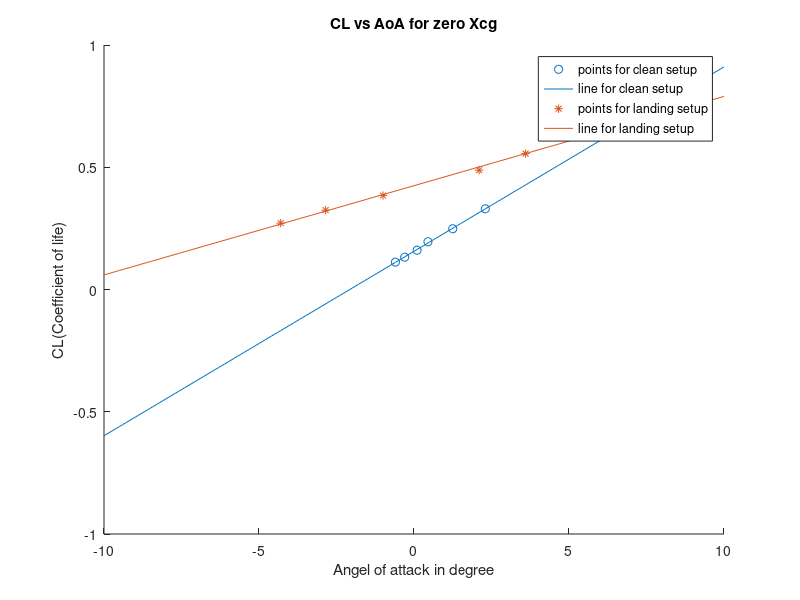

Write the MATLAB code that produced this figure.
clear
clc

%%Zero xcg AOA vs CL
%%cleaAn
rho=1.225;
IAS = [239.2,220.1,199.5,180.9,160.3,139]*0.5144;
MassOfFuel=(3100+[980,976,971.8,968.6,965,959.4]).*0.453592;
WeightOfFuel = MassOfFuel.*9.81;
CL = WeightOfFuel./(0.5.*rho.*IAS.^2.*17.48);
AoA=[-0.6,-0.3,0.1,0.45,1.25,2.3];

p1=polyfit(AoA,CL,1);
scatter(AoA,CL);
range = [-10:0.1:10];
hold on
plot(range,p1(1).*range + p1(2));
%%
%landing
IAS_landing = [108.9,99.3,91,80.6,75.2,69.8]*0.5144;
MassOfFuel_landing = [930,924.8,919,915.6,907.8,903.3];

WeightofFuel_landing = MassOfFuel_landing.*9.81;
CL_landing = WeightofFuel_landing./(0.5.*rho.*IAS_landing.^2.*17.48);
AoA_landing = [-4.3,-2.85,-1,2.1,3.6,5.7];

hold on
scatter(AoA_landing,CL_landing,'*');
p2 = polyfit(AoA_landing,CL_landing,1);
hold on
plot(range,p2(1).*range+p2(2));
legend('points for clean setup','line for clean setup','points for landing setup','line for landing setup');
xlabel('Angel of attack in degree');
ylabel('CL(Coefficient of life)');
title('CL vs AoA for zero Xcg');
